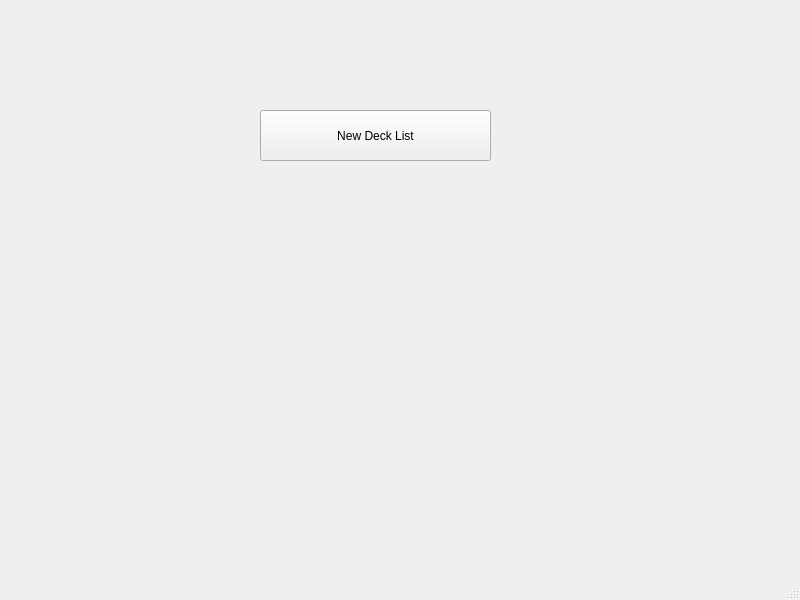
<?xml version="1.0" encoding="UTF-8"?>
<ui version="4.0">
 <class>MainWindow</class>
 <widget class="QMainWindow" name="MainWindow">
  <property name="geometry">
   <rect>
    <x>0</x>
    <y>0</y>
    <width>800</width>
    <height>600</height>
   </rect>
  </property>
  <property name="windowTitle">
   <string>MainWindow</string>
  </property>
  <widget class="QWidget" name="centralwidget">
   <widget class="QPushButton" name="newDecklist">
    <property name="geometry">
     <rect>
      <x>260</x>
      <y>110</y>
      <width>231</width>
      <height>51</height>
     </rect>
    </property>
    <property name="text">
     <string>New Deck List</string>
    </property>
   </widget>
  </widget>
  <widget class="QMenuBar" name="menubar">
   <property name="geometry">
    <rect>
     <x>0</x>
     <y>0</y>
     <width>800</width>
     <height>26</height>
    </rect>
   </property>
  </widget>
  <widget class="QStatusBar" name="statusbar"/>
 </widget>
 <resources/>
 <connections/>
</ui>
